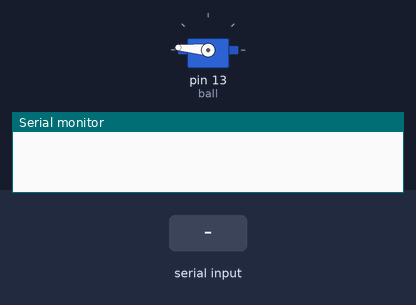
Simulated run of this sketch. Board: Arduino Uno, built with avr-gcc and run on an emulated ATmega328P. On the bench: servo, the last lines printed to the serial monitor. Inputs (shaded band) come from the test bench.

Above: at 2.2 s.
2.3 s: byte 2 (2) received over Serial
At 3.2 s:
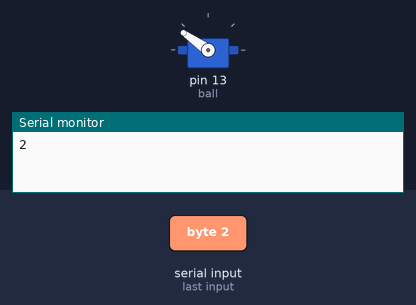
3.8 s: byte 3 (3) received over Serial
At 4.3 s:
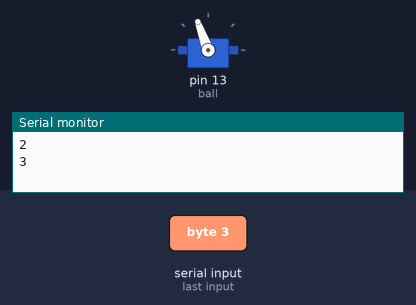
5.3 s: byte 4 (4) received over Serial
At 6.5 s:
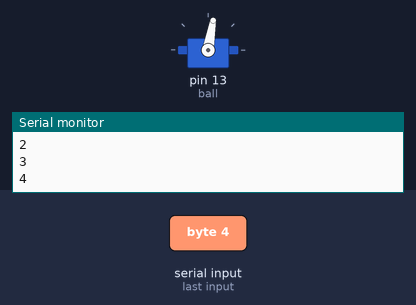
6.8 s: "1" received over Serial
At 7.8 s:
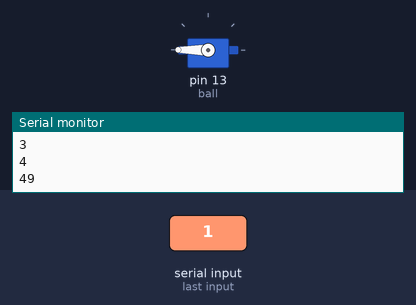
Timing chart, 0 to 9.3 s (numbered marks = the images above; inputs shaded):
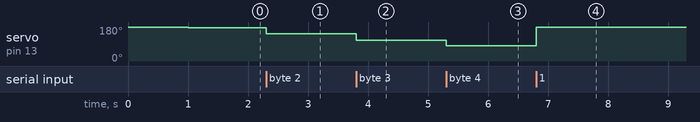

Measured:
- after the input at 2.3 s, servo on pin 13 (ball): 175° → 145° at once
- after the input at 3.8 s, servo on pin 13 (ball): 145° → 110° at once
- after the input at 5.3 s, servo on pin 13 (ball): 110° → 80° at once
- after the input at 6.8 s, servo on pin 13 (ball): 80° → 180° at once

The sketch:

sprint1.ino
```cpp
#include <Servo.h>

Servo ball;
int pos = 185;
int state = 1;
String inString = "";

void setup() {
  // put your setup code here, to run once:
  Serial.begin(9600);
  ball.attach(13);
  ball.write(pos);
  delay(1000);
}

void loop() {
  while (Serial.available() > 0) {
     state = (int)Serial.read();
     Serial.println(state);
  }

  switch(state) {
    case 1: //sunny
      pos = 175;
      break;
    case 2: //partly cloudy
      pos = 145;
      break;
    case 3: //cloudy
      pos = 110;
      break;
    case 4: //rainy
      pos = 80;
      break;
     default: //nothing
      pos = 185;
      break;
  }
  ball.write(pos);

}
```
